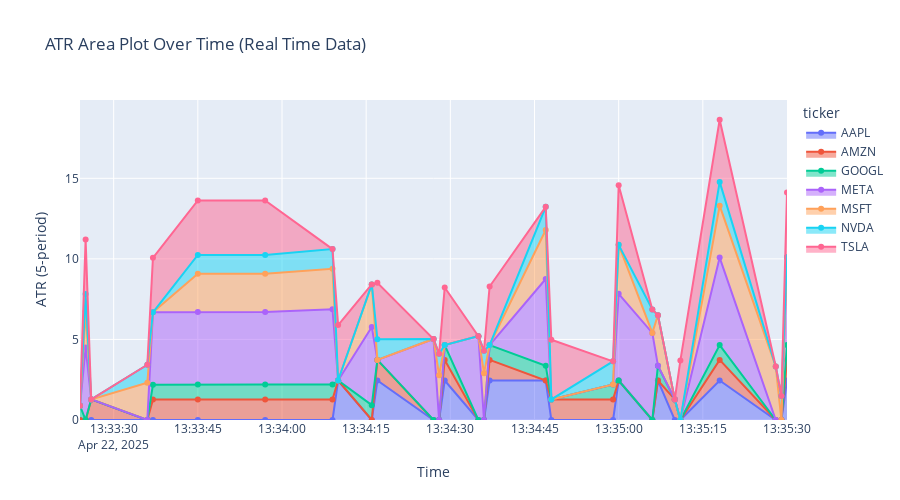

Notebook code cell kept with this figure:
### Markdown cell above
### The above graph shows the RSI index for all 7 companies based on increments over 3 minutes. Since we are operating in a scope of 3 minutes, the RSI does not have the most data so it's increasing and decreasing very sharply. Typically it is better suited for historical data. We can hover over the dots in the blue line to see each time stamp. The red line signifies the threshold of overbought stocks and the green line signifies oversold threshold. 

### If there is a period of 100 RSI that would mean that all the price changes recently were gains (no losses were reported). However, if it drops suddenly to 0, it would mean that the RSI calculation flipped due to its sensitivity to price drops (3-minute limit). This price drop to 0 relays the idea of all losses (no gains were reported). Side Note: There is a jump after 5 dots (data points) because RSI_5 take atleast 5 values before they are able to calculate their rolling average.

### Code cell
import plotly.express as px
#creating an area plot that shows the ATR or average true range over time 
# using the 5 period ATR but skipping the first 5 since the window is not done rotating 

fig = px.area(
   df_sql_final.groupby('ticker').apply(lambda x: x.iloc[5:]).reset_index(drop=True),
    x="date",
    y="ATR_5",
    color="ticker",
    title="ATR Area Plot Over Time (Real Time Data)",
    markers=True
)
#updating title, and axis and height
fig.update_layout(xaxis_title="Time",yaxis_title="ATR (5-period)",height=500)
fig.show()

### Figure 1 — Plotly figure (JSON) as saved in the notebook; plotly's stock layout.template omitted (floating-point values rounded to 4 significant figures)
{"data": [{"fillpattern": {"shape": ""}, "hovertemplate": "ticker=AAPL<br>date=%{x}<br>ATR_5=%{y}<extra></extra>", "legendgroup": "AAPL", "line": {"color": "#636efa"}, "marker": {"symbol": "circle"}, "mode": "lines+markers", "name": "AAPL", "orientation": "v", "showlegend": true, "stackgroup": "1", "type": "scatter", "x": ["2025-04-22T13:34:10.000000000", "2025-04-22T13:34:17.000000000", "2025-04-22T13:34:29.000000000", "2025-04-22T13:34:37.000000000", "2025-04-22T13:34:47.000000000", "2025-04-22T13:35:00.000000000", "2025-04-22T13:35:07.000000000", "2025-04-22T13:35:18.000000000", "2025-04-22T13:35:30.000000000"], "xaxis": "x", "y": [2.45, 2.45, 2.45, 2.45, 2.45, 2.45, 2.45, 2.45, 2.45], "yaxis": "y"}, {"fillpattern": {"shape": ""}, "hovertemplate": "ticker=AMZN<br>date=%{x}<br>ATR_5=%{y}<extra></extra>", "legendgroup": "AMZN", "line": {"color": "#EF553B"}, "marker": {"symbol": "circle"}, "mode": "lines+markers", "name": "AMZN", "orientation": "v", "showlegend": true, "stackgroup": "1", "type": "scatter", "x": ["2025-04-22T13:33:26.000000000", "2025-04-22T13:33:37.000000000", "2025-04-22T13:33:45.000000000", "2025-04-22T13:33:57.000000000", "2025-04-22T13:34:09.000000000", "2025-04-22T13:34:17.000000000", "2025-04-22T13:34:29.000000000", "2025-04-22T13:34:37.000000000", "2025-04-22T13:34:48.000000000", "2025-04-22T13:34:59.000000000", "2025-04-22T13:35:10.000000000", "2025-04-22T13:35:18.000000000", "2025-04-22T13:35:30.000000000"], "xaxis": "x", "y": [1.28, 1.28, 1.28, 1.28, 1.28, 1.28, 1.28, 1.28, 1.28, 1.28, 1.28, 1.28, 1.28], "yaxis": "y"}, {"fillpattern": {"shape": ""}, "hovertemplate": "ticker=GOOGL<br>date=%{x}<br>ATR_5=%{y}<extra></extra>", "legendgroup": "GOOGL", "line": {"color": "#00cc96"}, "marker": {"symbol": "circle"}, "mode": "lines+markers", "name": "GOOGL", "orientation": "v", "showlegend": true, "stackgroup": "1", "type": "scatter", "x": ["2025-04-22T13:33:24.000000000", "2025-04-22T13:33:37.000000000", "2025-04-22T13:33:45.000000000", "2025-04-22T13:33:57.000000000", "2025-04-22T13:34:09.000000000", "2025-04-22T13:34:16.000000000", "2025-04-22T13:34:29.000000000", "2025-04-22T13:34:37.000000000", "2025-04-22T13:34:47.000000000", "2025-04-22T13:34:59.000000000", "2025-04-22T13:35:07.000000000", "2025-04-22T13:35:18.000000000", "2025-04-22T13:35:30.000000000"], "xaxis": "x", "y": [0.884, 0.902, 0.92, 0.92, 0.92, 0.92, 0.92, 0.92, 0.92, 0.92, 0.92, 0.92, 0.92], "yaxis": "y"}, {"fillpattern": {"shape": ""}, "hovertemplate": "ticker=META<br>date=%{x}<br>ATR_5=%{y}<extra></extra>", "legendgroup": "META", "line": {"color": "#ab63fa"}, "marker": {"symbol": "circle"}, "mode": "lines+markers", "name": "META", "orientation": "v", "showlegend": true, "stackgroup": "1", "type": "scatter", "x": ["2025-04-22T13:33:25.000000000", "2025-04-22T13:33:37.000000000", "2025-04-22T13:33:45.000000000", "2025-04-22T13:33:57.000000000", "2025-04-22T13:34:09.000000000", "2025-04-22T13:34:16.000000000", "2025-04-22T13:34:27.000000000", "2025-04-22T13:34:35.000000000", "2025-04-22T13:34:47.000000000", "2025-04-22T13:35:00.000000000", "2025-04-22T13:35:06.000000000", "2025-04-22T13:35:18.000000000", "2025-04-22T13:35:30.000000000"], "xaxis": "x", "y": [4.5, 4.5, 4.5, 4.5, 4.676, 4.852, 5.028, 5.204, 5.38, 5.38, 5.404, 5.428, 5.452], "yaxis": "y"}, {"fillpattern": {"shape": ""}, "hovertemplate": "ticker=MSFT<br>date=%{x}<br>ATR_5=%{y}<extra></extra>", "legendgroup": "MSFT", "line": {"color": "#FFA15A"}, "marker": {"symbol": "circle"}, "mode": "lines+markers", "name": "MSFT", "orientation": "v", "showlegend": true, "stackgroup": "1", "type": "scatter", "x": ["2025-04-22T13:33:25.000000000", "2025-04-22T13:33:36.000000000", "2025-04-22T13:33:45.000000000", "2025-04-22T13:33:57.000000000", "2025-04-22T13:34:09.000000000", "2025-04-22T13:34:16.000000000", "2025-04-22T13:34:28.000000000", "2025-04-22T13:34:36.000000000", "2025-04-22T13:34:47.000000000", "2025-04-22T13:35:00.000000000", "2025-04-22T13:35:07.000000000", "2025-04-22T13:35:18.000000000", "2025-04-22T13:35:28.000000000"], "xaxis": "x", "y": [2.248, 2.314, 2.38, 2.38, 2.512, 2.644, 2.776, 2.908, 3.04, 3.04, 3.132, 3.224, 3.316], "yaxis": "y"}, {"fillpattern": {"shape": ""}, "hovertemplate": "ticker=NVDA<br>date=%{x}<br>ATR_5=%{y}<extra></extra>", "legendgroup": "NVDA", "line": {"color": "#19d3f3"}, "marker": {"symbol": "circle"}, "mode": "lines+markers", "name": "NVDA", "orientation": "v", "showlegend": true, "stackgroup": "1", "type": "scatter", "x": ["2025-04-22T13:33:25.000000000", "2025-04-22T13:33:36.000000000", "2025-04-22T13:33:45.000000000", "2025-04-22T13:33:57.000000000", "2025-04-22T13:34:09.000000000", "2025-04-22T13:34:17.000000000", "2025-04-22T13:34:28.000000000", "2025-04-22T13:34:36.000000000", "2025-04-22T13:34:47.000000000", "2025-04-22T13:34:59.000000000", "2025-04-22T13:35:06.000000000", "2025-04-22T13:35:18.000000000", "2025-04-22T13:35:29.000000000"], "xaxis": "x", "y": [1.067, 1.116, 1.165, 1.165, 1.22, 1.275, 1.33, 1.385, 1.44, 1.44, 1.458, 1.476, 1.494], "yaxis": "y"}, {"fillpattern": {"shape": ""}, "hovertemplate": "ticker=TSLA<br>date=%{x}<br>ATR_5=%{y}<extra></extra>", "legendgroup": "TSLA", "line": {"color": "#FF6692"}, "marker": {"symbol": "circle"}, "mode": "lines+markers", "name": "TSLA", "orientation": "v", "showlegend": true, "stackgroup": "1", "type": "scatter", "x": ["2025-04-22T13:33:25.000000000", "2025-04-22T13:33:37.000000000", "2025-04-22T13:33:45.000000000", "2025-04-22T13:33:57.000000000", "2025-04-22T13:34:10.000000000", "2025-04-22T13:34:17.000000000", "2025-04-22T13:34:29.000000000", "2025-04-22T13:34:37.000000000", "2025-04-22T13:34:48.000000000", "2025-04-22T13:35:00.000000000", "2025-04-22T13:35:11.000000000", "2025-04-22T13:35:18.000000000", "2025-04-22T13:35:30.000000000"], "xaxis": "x", "y": [3.38, 3.38, 3.38, 3.38, 3.444, 3.508, 3.572, 3.636, 3.7, 3.7, 3.7, 3.856, 4.012], "yaxis": "y"}], "layout": {"height": 500, "legend": {"title": {"text": "ticker"}, "tracegroupgap": 0}, "title": {"text": "ATR Area Plot Over Time (Real Time Data)"}, "xaxis": {"anchor": "y", "domain": [0, 1], "title": {"text": "Time"}}, "yaxis": {"anchor": "x", "domain": [0, 1], "title": {"text": "ATR (5-period)"}}}}
